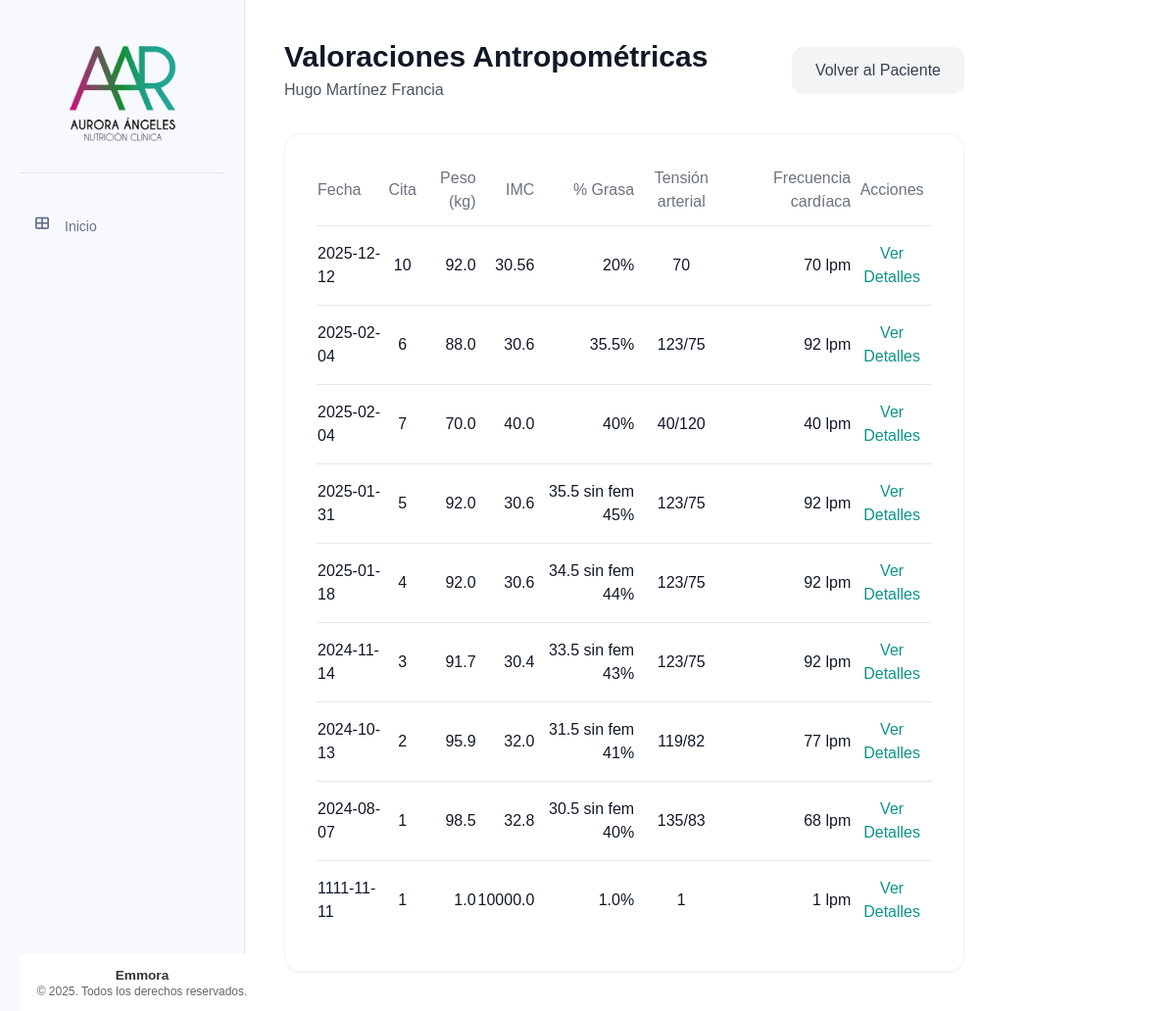
The page /valoraciones/paciente/1/lista on the database as committed earlier.
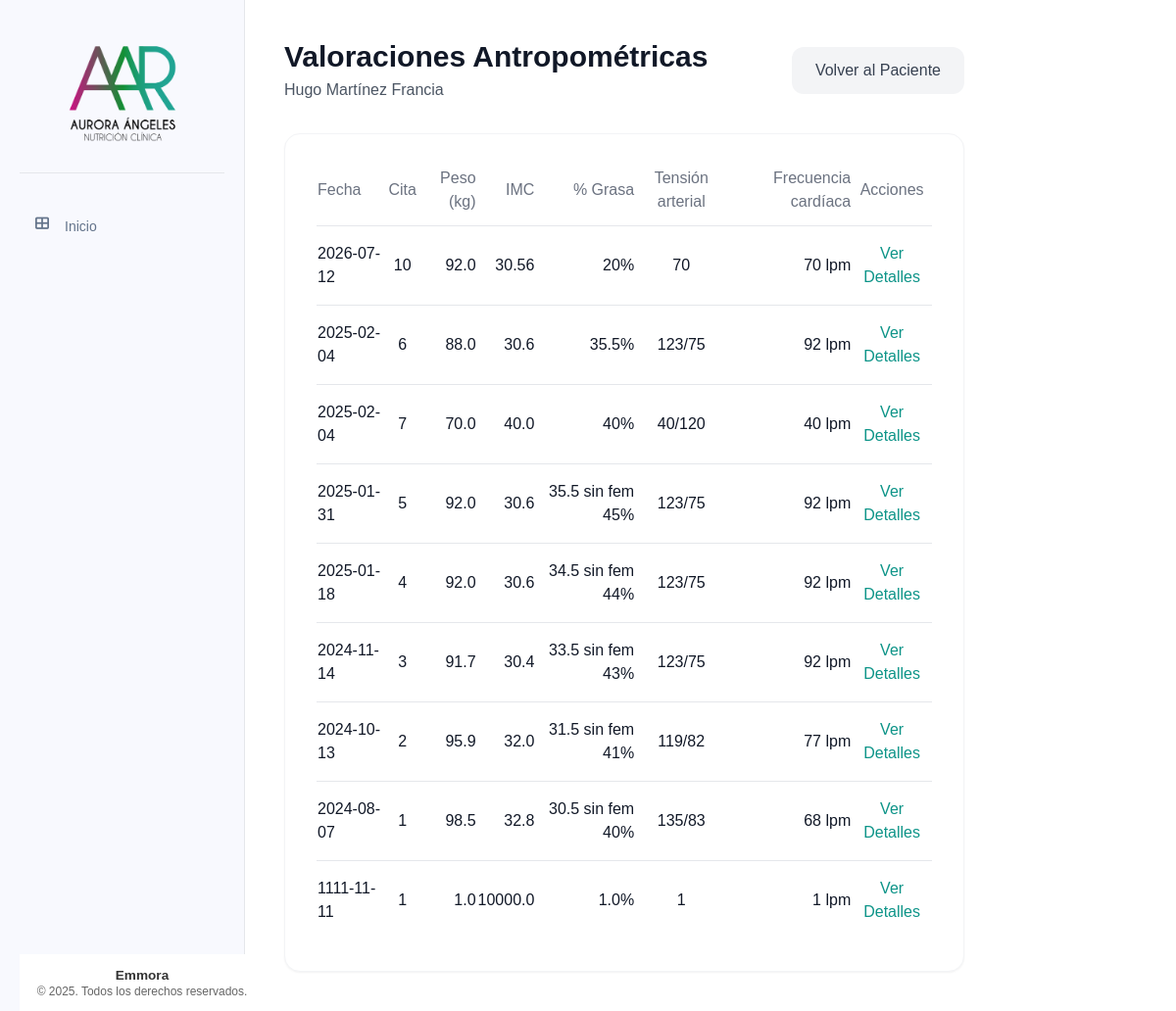
The same page on the database as committed later.
### tables this page shows
CREATE TABLE valoracion_antropometrica (
    id INTEGER PRIMARY KEY AUTOINCREMENT,
    paciente_id INTEGER NOT NULL,
    numero_cita INTEGER NOT NULL,
    fecha DATE NOT NULL,
    estatura FLOAT NOT NULL,
    peso FLOAT NOT NULL,
    imc FLOAT NOT NULL,
    grasa FLOAT NOT NULL,
    cintura FLOAT NOT NULL,
    torax FLOAT NOT NULL,
    brazo FLOAT NOT NULL,
    cadera FLOAT NOT NULL,
    pierna FLOAT NOT NULL,
    pantorrilla FLOAT NOT NULL,
    tension_arterial TEXT NOT NULL,
    frecuencia_cardiaca INTEGER NOT NULL,
    bicep FLOAT NOT NULL,
    tricep FLOAT NOT NULL,
    suprailiaco FLOAT NOT NULL,
    subescapular FLOAT NOT NULL,
    femoral FLOAT,
    porcentaje_grasa TEXT NOT NULL,
    --porcentaje_grasa_fem FLOAT NOT NULL,
    ultima_dieta TEXT,
    FOREIGN KEY (paciente_id) REFERENCES pacientes (id)
);

### app/controllers/valoracion_antropometrica.py (the view)
@valoracion.route('/paciente/<int:paciente_id>/lista')
def lista_valoraciones(paciente_id):
    if paciente_id == 0:
        return redirect(url_for('valoracion.todas_valoraciones'))
    paciente = Paciente.obtener_por_id(paciente_id)
    if not paciente:
        flash('Paciente no encontrado', 'error')
        return redirect(url_for('pacientes.lista_pacientes'))
    valoraciones = ValoracionAntropometrica.obtener_por_paciente(paciente_id)
    return render_template('valoraciones/lista_valoraciones.html', paciente=paciente, valoraciones=valoraciones)

### app/db.py (called while the page is built)
def get_db():
    if 'db' not in g:
        try:
            db_path = os.environ.get('DATABASE_URL', 'pacientes.db')
            g.db = sqlite3.connect(
                db_path,
                detect_types=sqlite3.PARSE_DECLTYPES
            )
            g.db.row_factory = sqlite3.Row
        except sqlite3.Error as e:
            logger.error(f"Error crítico al conectar con la base de datos SQLite: {e}")
            raise e
    return g.db

def query_db(query, args=(), one=False):
    try:
        cur = get_db().execute(query, args)
        rv = cur.fetchall()
        cur.close()
        return (rv[0] if rv else None) if one else rv
    except sqlite3.Error as e:
        logger.error(f"Error al ejecutar query: {query}. Args: {args}. Detalle: {e}")
        raise e

### app/models/paciente.py (called while the page is built)
    @staticmethod
    def obtener_por_id(id):
        return query_db('SELECT * FROM pacientes WHERE id = ?', [id], one=True)

### app/models/valoracion_antropometrica.py (called while the page is built)
    @staticmethod
    def obtener_por_paciente(paciente_id):
        return query_db('''
            SELECT * FROM valoracion_antropometrica
            WHERE paciente_id = ?
            ORDER BY fecha DESC
        ''', [paciente_id])

### app/templates/valoraciones/lista_valoraciones.html (shortened to what this page needs)
{% extends "base/base.html" %}
{% block content %}
<div class="max-w-6xl mx-auto">
    <div class="mb-8 flex items-center justify-between">
        <div>
            <h1 class="text-3xl font-bold text-gray-900">Valoraciones Antropométricas</h1>
            <p class="text-gray-600 mt-1">{{ paciente['nombre'] }} {{ paciente['apellido_paterno'] }} {{ paciente['apellido_materno'] }}</p>
        </div>
        <a href="{{ url_for('pacientes.detalle_paciente', id=paciente['id']) }}" class="px-6 py-3 bg-gray-100 hover:bg-gray-200 text-gray-700 font-medium rounded-xl transition">Volver al Paciente</a>
    </div>
    <div class="bg-white p-8 rounded-2xl shadow-sm border border-gray-100">
        <div class="overflow-x-auto">
            <table class="w-full text-left">
                <thead>
                    <tr class="text-gray-500 border-b">
                        <th class="pb-3 font-medium">Fecha</th>
                        <th class="pb-3 font-medium text-center">Cita</th>
                        <th class="pb-3 font-medium text-right">Peso (kg)</th>
                        <th class="pb-3 font-medium text-right">IMC</th>
                        <th class="pb-3 font-medium text-right">% Grasa</th>
                        <th class="pb-3 font-medium text-center">Tensión arterial</th>
                        <th class="pb-3 font-medium text-right">Frecuencia cardíaca</th>
                        <th class="pb-3 font-medium text-center">Acciones</th>
                    </tr>
                </thead>
                <tbody class="divide-y">
                    {% for valoracion in valoraciones %}
                    <tr class="hover:bg-gray-50 transition">
                        <td class="py-4 text-gray-900">{{ valoracion['fecha'] }}</td>
                        <td class="py-4 text-gray-900 text-center">{{ valoracion['numero_cita'] }}</td>
                        <td class="py-4 text-gray-900 text-right">{{ valoracion['peso'] }}</td>
                        <td class="py-4 text-gray-900 text-right">{{ valoracion['imc'] }}</td>
                        <td class="py-4 text-gray-900 text-right">{{ valoracion['porcentaje_grasa'] }}%</td>
                        <td class="py-4 text-gray-900 text-center">{{ valoracion['tension_arterial'] }}</td>
                        <td class="py-4 text-gray-900 text-right">{{ valoracion['frecuencia_cardiaca'] }} lpm</td>
                        <td class="py-4 text-center">
                            <a href="{{ url_for('valoracion.detalle_valoracion', valoracion_id=valoracion['id']) }}"
                                class="text-teal-600 hover:text-teal-800 font-medium">Ver Detalles</a>
                        </td>
                    </tr>
                    {% else %}
                    <tr>
                        <td colspan="8" class="py-8 text-center text-gray-500">No hay valoraciones registradas para este paciente.</td>
                    </tr>
                    {% endfor %}
                </tbody>
            </table>
        </div>
    </div>
</div>
{% endblock %}

Rows that differ between the two databases and show on the page:
changed valoracion_antropometrica (number 1 of 9 on the later page): fecha "2025-12-12" → "2026-07-12"
